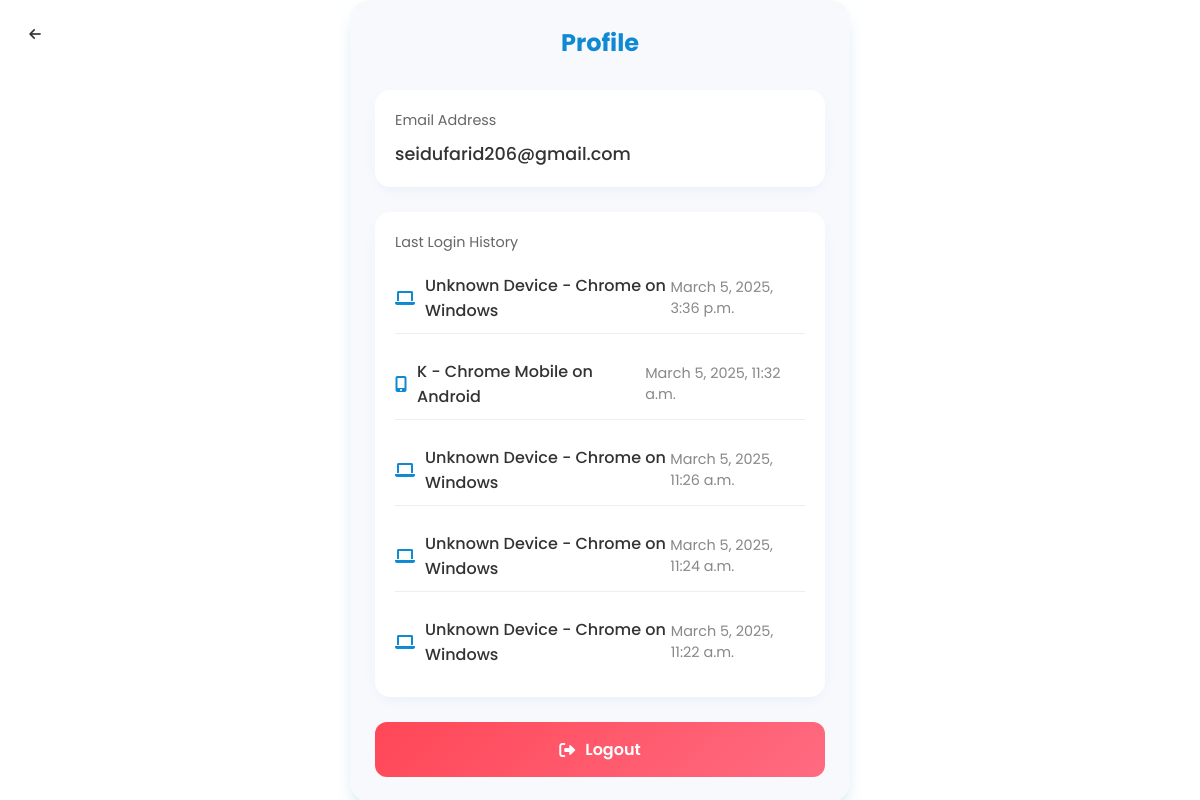
The app's page /profile/ (signed in) with its own data.
### shop/models.py (models this page shows, shortened)
class LoginHistory(models.Model):
    user = models.ForeignKey(User, on_delete=models.CASCADE)
    timestamp = models.DateTimeField(default=now)
    device_info = models.TextField(blank=True, null=True)
    device_type=models.CharField(max_length=20, choices=[("Mobile", "Mobile"), ("Latop/Desktop", "Laptop/Desktop")], default="Laptop/Desktop")

### shop/views.py (the view)
# urls.py: path('profile/', profile, name='profile'),
@login_required
def profile(request):
    history = LoginHistory.objects.filter(user=request.user).order_by("-timestamp")
    return render(request, 'shop/profile.html', {'history': history})

### shop/templates/shop/profile.html (shortened to what this page needs)
{% extends 'shop/base.html' %}
{% block content %}
<div>
    <button hx-get="{% url 'finance' %}" hx-target="body" hx-push-url="true" class="profile-close" id="profile-close">
      <i class="fas fa-arrow-left"></i>
    </button>
    <div class="profile-form">
      <span class="heading">Profile</span>
      <div class="profile-info">
        <div class="profile-section">
          <label>Email Address</label>
          <div class="info-value">{{ user.email }}</div>
        </div>
        <div class="profile-section">
          <label>Last Login History</label>
          <div class="login-history">
            {% for log in history %}
             {% if log.device_type == "Mobile" %}
              <div class="history-item">
              <div class="device"><i class="fas fa-mobile-alt"></i> {{ log.device_info }}</div>
              <div class="timestamp">{{ log.timestamp }}</div>
            </div>
            {% elif log.device_type == "Laptop/Desktop" %}
              <div class="history-item">
                <div class="device"><i class="fas fa-laptop"></i> {{ log.device_info }} </div>
                <div class="timestamp">{{ log.timestamp }}</div>
              </div>
              {% endif %}
              {% empty %}
              <h5>No data</h5>
            {% endfor %}
          </div>
        </div>
              <button hx-post="{% url 'account_logout' %}" hx-target="body" hx-headers='{"X-CSRFToken": "{{csrf_token}}"}'  class="logout-btn">
          <i class="fas fa-sign-out-alt"></i>
          Logout
        </button>
      </div>
    </div>
</div>
{% endblock %}

### static/trustbyte/css/style.css (style rules this page uses)
* { margin: 0; padding: 0; box-sizing: border-box; font-family: 'Poppins', sans-serif; scroll-behavior: smooth; }
body { display: flex; justify-content: center; align-items: center; min-height: 100vh; background: #ffffff; }
.heading { text-align: center; font-weight: 900; font-size: clamp(24px, 5vw, 30px); color: rgb(16, 137, 211); }
.profile-form { background-color: #f8f9fd; padding: 25px; border-radius: 20px; max-width: 500px; margin: 0 auto; box-shadow: rgba(133, 189, 215, 0.8784313725) 0px 10px 20px -10px; }
.profile-form .heading { font-size: 1.5rem; color: rgb(16, 137, 211); margin-bottom: 30px; font-weight: 700; display: block; text-align: center; }
.profile-info { display: flex; flex-direction: column; gap: 25px; }
.profile-section { background: white; padding: 20px; border-radius: 15px; box-shadow: rgba(133, 189, 215, 0.2) 0px 5px 15px -5px; }
.profile-section label { color: #666; font-size: 0.9rem; margin-bottom: 10px; display: block; }
.info-value { color: #333; font-size: 1.1rem; font-weight: 500; }
.login-history { display: flex; flex-direction: column; gap: 15px; }
.history-item { display: flex; justify-content: space-between; align-items: center; padding: 10px 0; border-bottom: 1px solid #eee; }
.history-item:last-child { border-bottom: none; }
.device { display: flex; align-items: center; gap: 10px; color: #333; font-weight: 500; }
.device i { color: rgb(16, 137, 211); }
.timestamp { color: #888; font-size: 0.9rem; }
.logout-btn { background: linear-gradient(135deg, #ff4757 0%, #ff6b81 100%); color: white; border: none; border-radius: 12px; padding: 15px; font-size: 1rem; font-weight: 600; cursor: pointer; transition: all 0.3s ease; display: flex; align-items: center; justify-content: center; gap: 10px; }
.profile-close { position: absolute; top: 15px; left: 15px; background: none; border: none; width: 40px; height: 40px; border-radius: 50%; display: flex; align-items: center; justify-content: center; cursor: pointer; color: #333; transition: all 0.3s ease; text-decoration: none; }

### records on screen
LoginHistory: device_info "Unknown Device - Chrome on Windows", timestamp "March 5, 2025, 3:36 p.m."
LoginHistory: device_info "K - Chrome Mobile on Android", timestamp "March 5, 2025, 11:32 a.m."
LoginHistory: device_info "Unknown Device - Chrome on Windows", timestamp "March 5, 2025, 11:26 a.m."
LoginHistory: device_info "Unknown Device - Chrome on Windows", timestamp "March 5, 2025, 11:24 a.m."
LoginHistory: device_info "Unknown Device - Chrome on Windows", timestamp "March 5, 2025, 11:22 a.m."

### other values on screen
{{ user.email }} "seidufarid206@gmail.com"
